Frame 1 (no input): blank canvas, image omitted
Frame 60 (the mouse pressed at the canvas centre just before this capture): blank canvas, image omitted
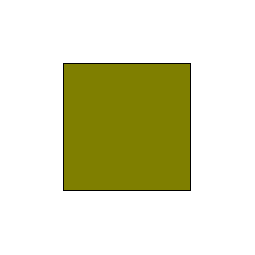
Frame 120 (the mouse held since frame 60 and released just before this capture)

The Processing sketch whose frames 1 and 60 were blank and that drew this single picture after the mouse press (run headless with seeded random() and noise(); from frame 60 on, the mouse is pressed at the canvas centre):

// Processing sketch: processing_75320
// ── processing_75320.pde

void setup () {
  size (255, 255);
  smooth ();
}

void draw () {

background (255);
rectMode (CENTER);

stroke (0);
fill (mouseX, mouseY, 0);
rect (mouseX, mouseY, pmouseX, pmouseY);
}
